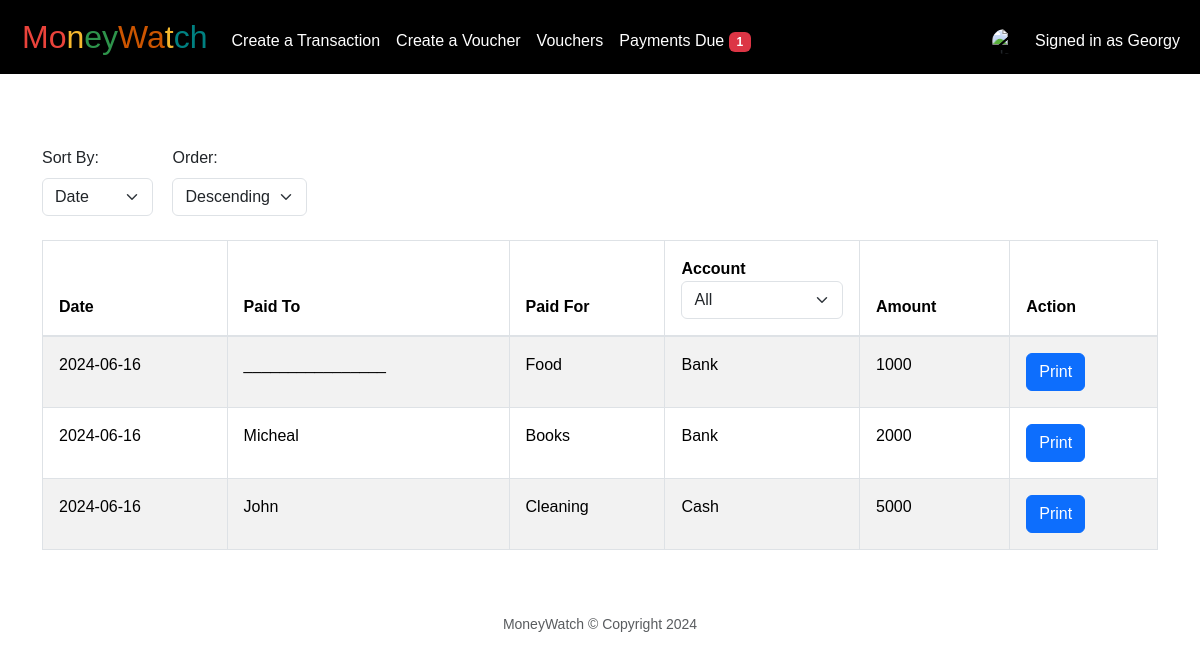
Page /voucher (signed in) on the committed database.
### tables this page shows
CREATE TABLE users (id INTEGER PRIMARY KEY AUTOINCREMENT NOT NULL, username TEXT NOT NULL, hash TEXT NOT NULL, pin INTEGER NOT NULL, name TEXT NOT NULL, user_id INTEGER);

CREATE TABLE payments (id INTEGER PRIMARY KEY AUTOINCREMENT, date DATE NOT NULL, pay_to TEXT, pay_for TEXT, account TEXT, status TEXT, amount DECIMAL(10, 2) NOT NULL, due_date DATE, user_id INTEGER);

### app.py (the view)
@app.route("/voucher", methods=["GET", "POST"])
@login_required
def voucher():
    user_id = session["user_id"]
    sort_by = request.args.get("sort_by", "date")
    order = request.args.get("order", "descending")
    account = request.args.get("account", "all")
    query = "SELECT * FROM payments WHERE user_id = ? AND due_date IS NULL"
    params = [user_id]
    if account != "all":
        query += " AND account = ?"
        params.append(account)
    order_by_clause = f"{sort_by} {'ASC' if order == 'ascending' else 'DESC'}"
    query += f" ORDER BY {order_by_clause}"
    payments = db.execute(query, *params)
    name_row = db.execute("SELECT name FROM users WHERE user_id = ?", user_id)
    name = name_row[0]['name'] if name_row else None
    return render_template("voucher.html", name=name, payments=payments, sort_by=sort_by, order=order, account=account)

### app.py (called while the page is built)
@app.after_request
def after_request(response):
    response.headers["Cache-Control"] = "no-cache, no-store, must-revalidate"
    response.headers["Expires"] = 0
    response.headers["Pragma"] = "no-cache"
    return response

@app.context_processor
def inject_user_name():
    name = None
    if "user_id" in session:
        user_id = session["user_id"]
        name_row = db.execute("SELECT name FROM users WHERE user_id = ?", user_id)
        name = name_row[0]['name'] if name_row else None
    return {'name': name}

@app.context_processor
def inject_reminder_count():
    if "user_id" in session:
        user_id = session["user_id"]
        reminder_count = db.execute("SELECT COUNT(*) AS count FROM payments WHERE user_id = ? AND due_date IS NOT NULL", user_id)[0]["count"]
        return dict(reminder_count=reminder_count)
    return dict(reminder_count=0)

### helpers.py (called while the page is built)
def login_required(f):
    @wraps(f)
    def decorated_function(*args, **kwargs):
        if session.get("user_id") is None:
            return redirect("/login")
        return f(*args, **kwargs)
    return decorated_function

### templates/voucher.html (shortened to what this page needs)
{% extends "layout.html" %}
{% if session["user_id"] %}
{% block name %}
Signed in as {{ name }}
{% endblock %}
{% endif %}
{% block main %}
<br>
<form method="get" action="/voucher" class="form-inline" id="filterForm">
    <div class="form-group">
        <label class="form-label" for="sort_by">Sort By:</label>
        <select id="sort_by" name="sort_by" class="form-select" onchange="autoSubmit()">
            <option value="date" {% if sort_by == "date" %}selected{% endif %}>Date</option>
        </select>
    </div>
    <div class="form-group">
        <label class="form-label" for="order">Order:</label>
        <select id="order" name="order" class="form-select" onchange="autoSubmit()">
            <option value="descending" {% if order == "descending" %}selected{% endif %}>Descending</option>
        </select>
    </div>
</form>
<br>
<div class="table-container">
    <table class="table table-bordered table-striped">
        <thead class="thead-light">
            <tr>
                <th>Date</th>
                <th>Paid To</th>
                <th>Paid For</th>
                <th>
                    Account
                    <div class="dropdown">
                        <select id="account" name="account" class="form-select" onchange="autoSubmit()" form="filterForm">
                            <option value="all" {% if account == "all" %}selected{% endif %}>All</option>
                        </select>
                    </div>
                </th>
                <th>Amount</th>
                <th>Action</th>
            </tr>
        </thead>
        <tbody>
            {% for payment in payments %}
                <tr>
                    <td>{{ payment.date }}</td>
                    <td>{{ payment.pay_to }}</td>
                    <td>{{ payment.pay_for }}</td>
                    <td>{{ payment.account }}</td>
                    <td>{{ payment.amount }}</td>
                    <td><a class="btn btn-primary" href="{{ url_for('print_voucher', payment_id=payment.id) }}">Print</a>
                    </div></td>
                </tr>
            {% endfor %}
{% endblock %}

### static/styles.css (style rules this page uses)
.dropdown { position: relative; display: flex; }
body { background-color: #FFFFFF; color: #212529; font-size: 1rem; font-weight: 400; line-height: 1.5; margin: 0; text-align: left; font-family: Arial, sans-serif; padding: 0; }

### templates/voucher.html (style rules this page uses)
.table-container { width: 100%; overflow-x: auto; }
.form-inline .form-group { display: inline-block; margin-right: 15px; }
.table { width: 100%; max-width: 100%; margin-bottom: 1rem; background-color: transparent; }
.table th, .table td { padding: 1rem; vertical-align: top; border-top: 1px solid #dee2e6; }
.table thead th { vertical-align: bottom; border-bottom: 2px solid #dee2e6; }

### rows in the picture
users: name "Georgy"
payments: date "2024-06-16", pay_to "________________", pay_for "Food", account "Bank", amount "1000"
payments: date "2024-06-16", pay_to "Micheal", pay_for "Books", account "Bank", amount "2000"
payments: date "2024-06-16", pay_to "John", pay_for "Cleaning", account "Cash", amount "5000"

### other values in the picture
{{ reminder_count }} "1"
